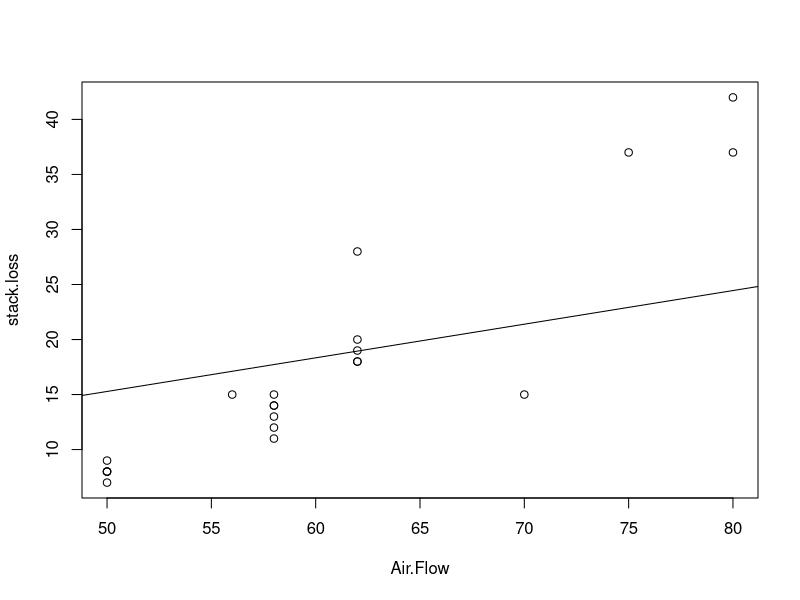
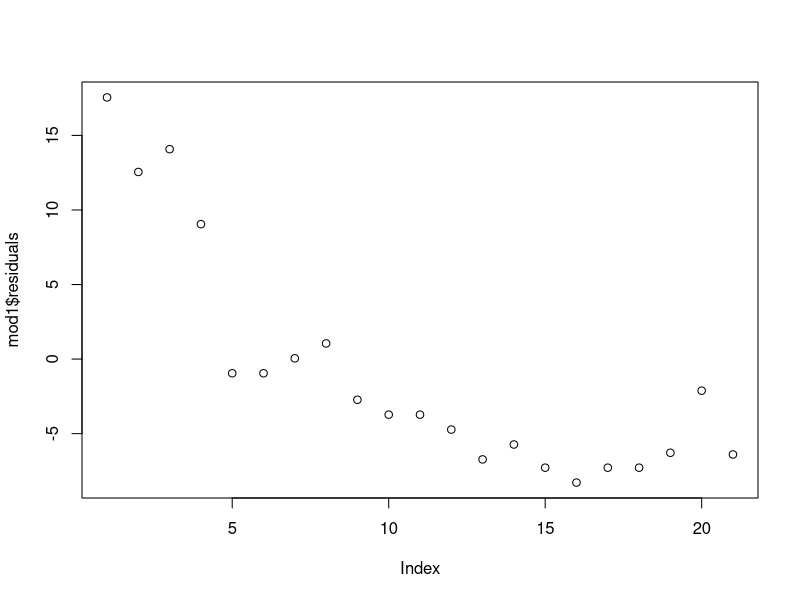

The R source for these figures, in order:
## ---- chunk 1
knitr::opts_chunk$set(echo = TRUE)
## ---- chunk 2
data("stackloss")

mod1 <- lm(stack.loss ~ 0 + Air.Flow, data = stackloss)
plot(stack.loss ~ Air.Flow, data = stackloss)
abline(mod1)
plot(mod1$residuals)
x <- stackloss$Air.Flow
y <- stackloss$stack.loss

resid <- mod1$residuals
delta0 <- 0.0019
gamma0 <- 0.2
muhat <- sum(x*y)/sum(x^2)

tau_post <- function(x,y,mu,delta0,gamma0){
  alpha <- delta0/2
  beta <- (mu^2+sum(y^2)+gamma0-((mu+sum(x*y))^2))/2
  return(c("alpha" = alpha, "beta" = beta))
}

tau_params <- tau_post(x,y,muhat,delta0,gamma0)
tau_mean <- tau_params[1]/tau_params[2]
1/tau_mean

